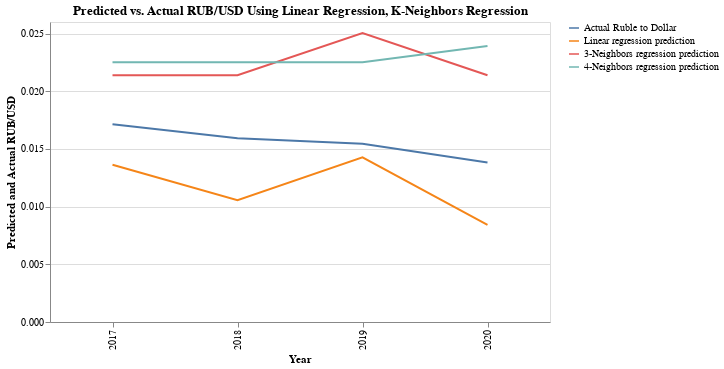

The notebook cell this image was saved under:
### Markdown cell above
It appears from the above graph that 1/K = 0.25 (so K = 4) may give a slightly better prediction than the original K = 3. We will avoid K = 1, despite the seemingly accurate results above, as this will result in overfitting.

As a final step, we will observe all of these predictions together along with the RUB/USD actual rates, from 2017 to 2020:

### Code cell
kng4 = KNeighborsRegressor(n_neighbors=4)
kng4.fit(X_train,y_train)
df_test["4-Neighbors regression prediction"] = kng4.predict(X_test)
c8 = alt.Chart(df_test).mark_line().encode(
    x = 'Year:O',
    y=alt.Y(alt.repeat('layer'),
        type='quantitative',
        title='Predicted and Actual RUB/USD'
        #scale=alt.Scale(zero=False)
        ),
    color=alt.ColorDatum(alt.repeat('layer'))
).properties(
    title="Predicted vs. Actual RUB/USD Using Linear Regression, K-Neighbors Regression",
    width=500,
    height=300
).repeat(layer=["Actual Ruble to Dollar", "Linear regression prediction", "3-Neighbors regression prediction", "4-Neighbors regression prediction"])
c8
